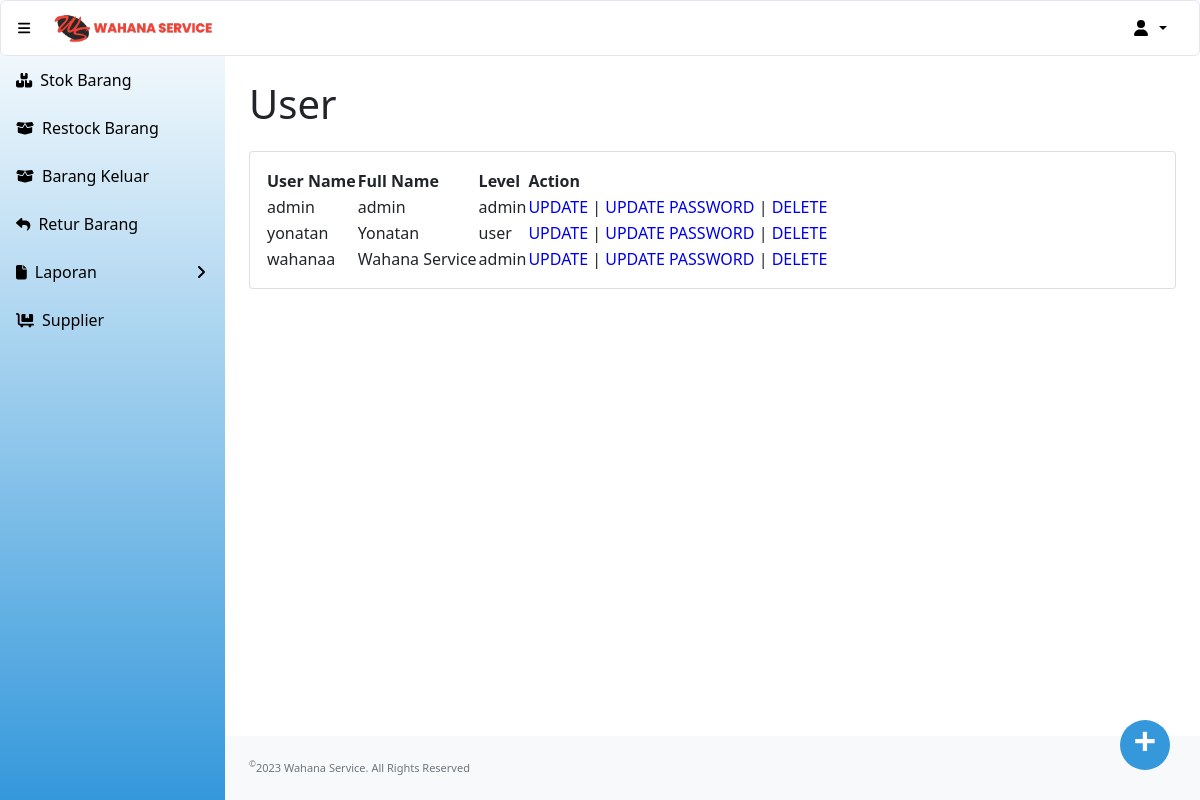
Before: /user.php (signed in) with the older database file.
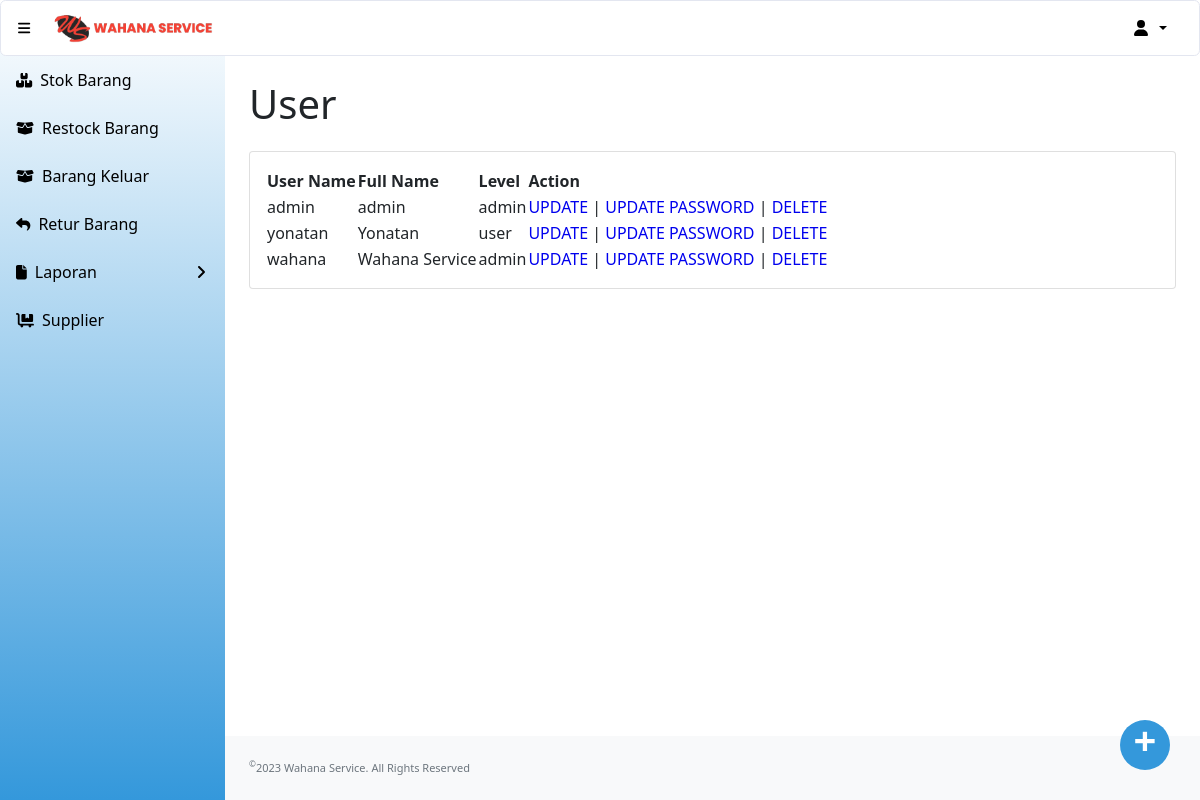
After: the same page with the newer database file.
### tables this page shows
CREATE TABLE `user` (
  `id` int(11) NOT NULL,
  `username` varchar(200) NOT NULL,
  `password` text NOT NULL,
  `fullname` varchar(200) NOT NULL,
  `level` enum('user','admin') NOT NULL
);

### user.php (the view, shortened to what this page needs)
<?php
include "conn.php";
?>
<!DOCTYPE html>
<html lang="en">
    <head>
        <link href="https://cdn.jsdelivr.net/npm/simple-datatables@latest/dist/style.css" rel="stylesheet" />
        <link href="css/styles.css" rel="stylesheet" />
    </head>
    <body class="sb-nav-fixed">
    <?php include "head.php"; ?>
        <div id="layoutSidenav">
        <?php include "menu.php"; ?>
            </div>
            <div id="layoutSidenav_content">
                <main>
                    <div class="container-fluid px-4">
                        <h1 class="mt-4" style="padding-bottom:15px";>User</h1>
                        <div class="card mb-4">
                            <div class="card-body">
                                <table id="datatablesSimple">
                                    <thead>
                                        <tr>
                                            <th>User Name</th>
                                            <th>Full Name</th>
                                            <th>Level</th>
                                            <th>Action</th>
                                        </tr>
                                    </thead>
                                    <tbody>
                                        <?php
                                            $sSQL="select * from user order by id";
                                            $result=mysqli_query($koneksi, $sSQL);
                                            if (mysqli_num_rows($result) > 0)
                                            {
                                                while ($row=mysqli_fetch_assoc($result))
                                                {
                                                    $ID = $row['id'];
                                                    $UserName = $row['username'];
                                                    $FullName = $row['fullname'];
                                                    $level= $row['level'];
                                        ?>
                                            <tr>
                                                <td><?php echo $UserName;?></td>
                                                <td><?php echo $FullName;?></td>
                                                <td><?php echo $level;?></td>
                                                <td><?php echo "<a href='update_user.php?id=$ID' class='action'>UPDATE</a> |
                                                                <a href='update_password.php?id=$ID' class='action'>UPDATE PASSWORD</a> |
                                                                <a href='delete_user.php?id=$ID' class='action' onclick='return konfirmasi();'>DELETE</a>"; ?> </td>
                                            </tr>
                                        <?php
                                                }
                                            }
                                         ?>
                                    </tbody>
                                </table>
                            </div>
                        </div>
                    </div>
                    <a href="add_user.php" class="act-btn">
                        +
                    </a>
                </main>
                <footer class="py-4 bg-light mt-auto">
                    <div class="container-fluid px-4">
                        <div class="d-flex align-items-center justify-content-between small">
                            <div class="text-muted"><sup>&copy;</sup>2023 Wahana Service. All Rights Reserved</div>
                        </div>
                    </div>
                </footer>
            </div>
    </body>
</html>

Changed rows visible on the page:
changed user "Wahana Service": username "wahanaa" → "wahana"
